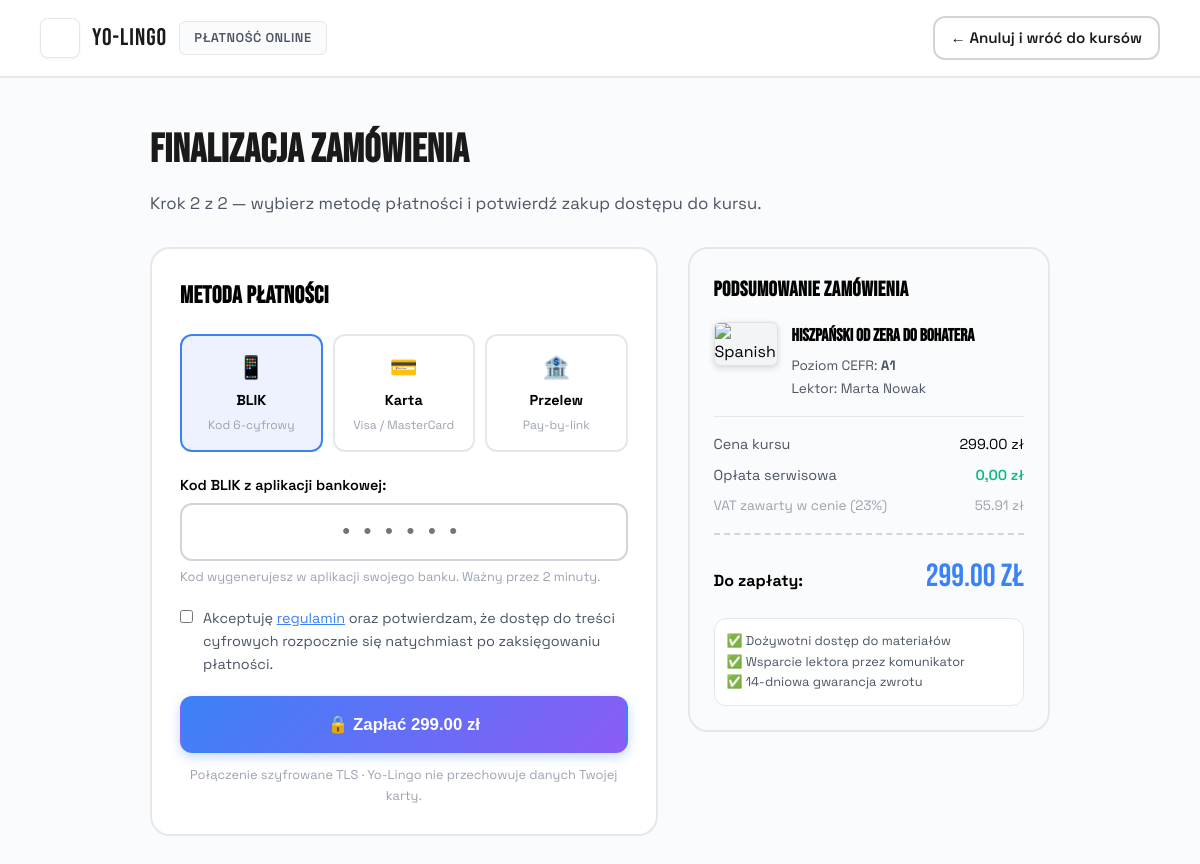
The page /course/checkout/1 (signed in) on the database its author committed.
### tables this page shows
CREATE TABLE courses (
    id INTEGER PRIMARY KEY AUTOINCREMENT,
    title VARCHAR(150) NOT NULL,
    language VARCHAR(50) NOT NULL,
    proficiency_level VARCHAR(5) CHECK(proficiency_level IN ('A1', 'A2', 'B1', 'B2', 'C1', 'C2')) NOT NULL,
    description TEXT,
    price DECIMAL(10, 2) NOT NULL,
    teacher_id INTEGER,
    is_active BOOLEAN DEFAULT 1,
    created_at TIMESTAMP DEFAULT CURRENT_TIMESTAMP,
    FOREIGN KEY (teacher_id) REFERENCES users(id) ON DELETE SET NULL
);

### app.py (the view)
@app.route('/course/checkout/<int:course_id>', methods=['GET'])
def checkout(course_id):
    if not session.get('user_id'):
        flash('Zaloguj się, aby kontynuować zakup.', 'danger')
        return redirect(url_for('login'))
    if session.get('role') != 'STUDENT':
        flash('Tylko konto słuchacza może zapisać się na kurs.', 'danger')
        return redirect(url_for('index'))
    db = get_db()
    course = db.execute('''
        SELECT c.*, u.first_name || " " || u.last_name AS teacher_name
        FROM courses c LEFT JOIN users u ON c.teacher_id = u.id
        WHERE c.id = ? AND c.is_active = 1''', (course_id,)).fetchone()
    if course is None:
        flash('Wybrany kurs jest niedostępny.', 'danger')
        return redirect(url_for('index'))
    already = db.execute('SELECT 1 FROM enrollments WHERE student_id = ? AND course_id = ?',
                         (session['user_id'], course_id)).fetchone()
    if already:
        flash('Masz już dostęp do tego kursu.', 'warning')
        return redirect(url_for('student_dashboard'))
    return render_template('checkout.html', course=course)

### app.py (called while the page is built)
def get_db():
    if 'db' not in g:
        g.db = sqlite3.connect(DATABASE)
        g.db.row_factory = sqlite3.Row
        g.db.execute("PRAGMA foreign_keys = ON")
    return g.db

### templates/checkout.html (shortened to what this page needs)
<!doctype html>
<html lang="pl">
<head>
  <link rel="stylesheet" href="/css/style.css">
</head>
<body class="mockup-body">
<div class="mockup-presentation">
  <div class="browser-mockup">
    <div class="browser-content dashboard-page">
      <div class="dashboard-topbar">
        <div class="dashboard-brand">
          <div class="logo-badge">YL</div>
          <div class="brand-text">Yo-Lingo</div>
          <span class="user-badge">Płatność online</span>
        </div>
        <a href="/" class="btn btn-outline" style="padding: 8px 16px;">← Anuluj i wróć do kursów</a>
      </div>
      <div class="dashboard-container" style="max-width: 980px;">
        <div class="welcome-text" style="margin-bottom: 30px;">
          <h1>Finalizacja zamówienia</h1>
          <p>Krok 2 z 2 — wybierz metodę płatności i potwierdź zakup dostępu do kursu.</p>
        </div>
        <div style="display: grid; grid-template-columns: 1.4fr 1fr; gap: 30px; align-items: start; font-family: var(--font-body);">
          <form method="POST" action="/course/enroll/{{ course.id }}" id="payment-form"
                style="background: var(--bg-card); border: 2px solid var(--border-light); border-radius: var(--radius-lg); padding: 28px;">
            <h2 style="font-family: var(--font-display); font-size: 1.5rem; margin-bottom: 18px; letter-spacing: 0.5px;">Metoda płatności</h2>
            <div style="display: grid; grid-template-columns: repeat(3, 1fr); gap: 10px; margin-bottom: 22px;">
              <label class="pay-opt" style="border: 2px solid var(--brand-primary); background: #eef2ff;">
                <div style="font-size: 1.4rem;">📱</div>
                <strong>BLIK</strong>
                <span style="font-size: 0.75rem; color: var(--text-muted);">Kod 6-cyfrowy</span>
              </label>
              <label class="pay-opt" style="border: 2px solid var(--border-light);">
                <div style="font-size: 1.4rem;">💳</div>
                <strong>Karta</strong>
                <span style="font-size: 0.75rem; color: var(--text-muted);">Visa / MasterCard</span>
              </label>
              <label class="pay-opt" style="border: 2px solid var(--border-light);">
                <div style="font-size: 1.4rem;">🏦</div>
                <strong>Przelew</strong>
                <span style="font-size: 0.75rem; color: var(--text-muted);">Pay-by-link</span>
              </label>
            </div>
            <div id="pay-blik" class="pay-fields">
              <label style="display:block; font-weight:600; margin-bottom:6px; font-size:0.9rem;">Kod BLIK z aplikacji bankowej:</label>
              <input type="text" name="blik_code" inputmode="numeric" pattern="\d{6}" maxlength="6"
                     placeholder="••••••" autocomplete="off"
                     style="width: 100%; padding: 14px; border: 2px solid var(--border-medium); border-radius: var(--radius); font-size: 1.4rem; letter-spacing: 8px; text-align: center; font-family: monospace;">
              <p style="font-size: 0.8rem; color: var(--text-muted); margin-top: 6px;">Kod wygenerujesz w aplikacji swojego banku. Ważny przez 2 minuty.</p>
            </div>
            <label style="display:flex; align-items:flex-start; gap:10px; margin: 20px 0; font-size: 0.9rem; color: var(--text-secondary);">
              <input type="checkbox" name="accept_terms" required style="margin-top: 3px;">
              <span>Akceptuję <a href="#" style="color: var(--brand-primary);">regulamin</a> oraz potwierdzam,
                że dostęp do treści cyfrowych rozpocznie się natychmiast po zaksięgowaniu płatności.</span>
            </label>
            <button type="submit" class="btn btn-primary btn-large" style="width: 100%;">
              🔒 Zapłać {{ "%.2f"|format(course.price) }} zł
            </button>
            <p style="text-align:center; font-size: 0.8rem; color: var(--text-muted); margin-top: 12px;">
              Połączenie szyfrowane TLS · Yo-Lingo nie przechowuje danych Twojej karty.
            </p>
          </form>
          <aside style="background: var(--bg-section); border: 2px solid var(--border-light); border-radius: var(--radius-lg); padding: 24px; position: sticky; top: 90px;">
            <h2 style="font-family: var(--font-display); font-size: 1.3rem; margin-bottom: 16px; letter-spacing: 0.5px;">Podsumowanie zamówienia</h2>
            <div style="display:flex; gap: 14px; padding-bottom: 16px; border-bottom: 1px solid var(--border-light); margin-bottom: 16px;">
              <img src="/css/flags/{{ course.language|lower }}.svg" alt="{{ course.language }}" class="flag-icon" style="flex-shrink:0;">
              <div>
                <h3 style="font-family: var(--font-display); font-size: 1.1rem; margin-bottom: 4px;">{{ course.title }}</h3>
                <p style="font-size: 0.85rem; color: var(--text-secondary); margin: 0;">Poziom CEFR: <strong>{{ course.proficiency_level }}</strong></p>
                <p style="font-size: 0.85rem; color: var(--text-secondary); margin: 2px 0 0;">Lektor: {{ course.teacher_name or 'System' }}</p>
              </div>
            </div>
            <div style="display:flex; justify-content:space-between; font-size: 0.9rem; margin-bottom: 8px;">
              <span style="color: var(--text-secondary);">Cena kursu</span>
              <span>{{ "%.2f"|format(course.price) }} zł</span>
            </div>
            <div style="display:flex; justify-content:space-between; font-size: 0.9rem; margin-bottom: 8px;">
              <span style="color: var(--text-secondary);">Opłata serwisowa</span>
              <span style="color: var(--success); font-weight: 600;">0,00 zł</span>
            </div>
            <div style="display:flex; justify-content:space-between; font-size: 0.85rem; color: var(--text-muted); margin-bottom: 16px;">
              <span>VAT zawarty w cenie (23%)</span>
              <span>{{ "%.2f"|format(course.price * 0.23 / 1.23) }} zł</span>
            </div>
            <div style="display:flex; justify-content:space-between; align-items:baseline; padding-top: 16px; border-top: 2px dashed var(--border-medium);">
              <strong style="font-size: 1rem;">Do zapłaty:</strong>
              <span style="font-family: var(--font-display); font-size: 2rem; color: var(--brand-primary);">{{ "%.2f"|format(course.price) }} zł</span>
            </div>
            <div style="margin-top: 16px; padding: 12px; background: white; border: 1px solid var(--border-light); border-radius: var(--radius); font-size: 0.8rem; color: var(--text-secondary);">
              ✅ Dożywotni dostęp do materiałów<br>
              ✅ Wsparcie lektora przez komunikator<br>
              ✅ 14-dniowa gwarancja zwrotu
            </div>
          </aside>
        </div>
      </div>
    </div>
  </div>
</div>
</body>
</html>

### css/style.css (style rules this page uses)
:root { --mockup-bg: #f5f7fa; --mockup-border: #e1e4e8; --mockup-text: #1a1a1a; --mockup-muted: #6b7280; --chrome-bg: #e8eaed; --chrome-dot-red: #ff5f57; --chrome-dot-yellow: #ffbd2e; --chrome-dot-green: #28ca42; --bg-main: #ffffff; --bg-section: #fafbfc; --bg-card: #ffffff; --brand-primary: #3b82f6; --brand-secondary: #8b5cf6; --brand-gradient: linear-gradient(135deg, #3b82f6 0%, #8b5cf6 100%); --text-primary: #1a1a1a; --text-secondary: #4b5563; --text-muted: #9ca3af; --border-light: #e5e7eb; --border-medium: #d1d5db; --success: #10b981; --warning: #f59e0b; --danger: #ef4444; --shadow-sm: 0 1px 3px rgba(0,0,0,0.06); --shadow-md: 0 4px 12px rgba(0,0,0,0.08); --shadow-lg: 0 10px 40px rgba(0,0,0,0.12); --shadow-mockup: 0 20px 60px rgba(0,0,0,0.15); --font-display: 'Bebas Neue', sans-serif; --font-body: 'Space Grotesk', system-ui, sans-serif; --radius: 12px; --radius-lg: 20px; }
* { box-sizing: border-box; margin: 0; padding: 0; }
html { font-size: 16px; }
body { font-family: var(--font-body); line-height: 1.6; -webkit-font-smoothing: antialiased; }
.mockup-body { background: var(--mockup-bg); padding: 40px 20px; min-height: 100vh; }
.mockup-presentation { max-width: 1600px; margin: 0 auto; }
.browser-mockup { background: var(--chrome-bg); border-radius: var(--radius-lg); box-shadow: var(--shadow-mockup); overflow: hidden; margin-bottom: 32px; }
.browser-content { background: var(--bg-main); min-height: 800px; }
.logo-badge { width: 40px; height: 40px; background: var(--brand-gradient); border-radius: 8px; display: flex; align-items: center; justify-content: center; color: white; font-weight: 700; font-size: 0.9rem; letter-spacing: 1px; }
.brand-text { font-family: var(--font-display); font-size: 1.5rem; color: var(--text-primary); letter-spacing: 1px; }
.btn { display: inline-block; padding: 12px 28px; border-radius: var(--radius); font-weight: 600; font-size: 0.95rem; text-decoration: none; cursor: pointer; border: 2px solid transparent; transition: all 0.3s ease; text-align: center; }
.btn-primary { background: var(--brand-gradient); color: white; box-shadow: 0 4px 12px rgba(59, 130, 246, 0.3); }
.btn-outline { background: transparent; color: var(--text-primary); border-color: var(--border-medium); }
.btn-large { padding: 16px 40px; font-size: 1.05rem; }
.dashboard-page { background: var(--bg-section); min-height: 900px; }
.dashboard-topbar { background: var(--bg-card); border-bottom: 2px solid var(--border-light); padding: 16px 40px; display: flex; justify-content: space-between; align-items: center; }
.dashboard-brand { display: flex; align-items: center; gap: 12px; }
.user-badge { padding: 6px 14px; background: var(--bg-section); border: 1px solid var(--border-light); border-radius: 6px; font-size: 0.8rem; font-weight: 600; color: var(--text-secondary); text-transform: uppercase; letter-spacing: 0.5px; }
.dashboard-container { max-width: 1400px; margin: 0 auto; padding: 40px; }
.welcome-text h1 { font-family: var(--font-display); font-size: 2.5rem; color: var(--text-primary); margin-bottom: 8px; letter-spacing: 0.5px; }
.welcome-text p { color: var(--text-secondary); font-size: 1.05rem; }
.mockup-body { background: var(--bg-main); padding: 0; min-height: 100vh; }
.mockup-presentation { max-width: none; margin: 0; }
.browser-mockup { background: transparent; border-radius: 0; box-shadow: none; overflow: visible; margin-bottom: 0; }
.browser-content { min-height: auto; }
.login-page, .dashboard-page { min-height: 100vh; }
.logo-badge { background: #fff url("/css/logo.png") center/cover no-repeat; color: transparent; font-size: 0; border: 1px solid var(--border-light); box-shadow: var(--shadow-sm); }
.flag-icon { display: inline-block; width: 64px; height: 44px; border-radius: 6px; box-shadow: 0 2px 6px rgba(0,0,0,0.15); border: 1px solid rgba(0,0,0,0.08); object-fit: cover; background: #f3f4f6; vertical-align: middle; }

### templates/checkout.html (style rules this page uses)
.pay-opt { display: flex; flex-direction: column; align-items: center; gap: 4px; padding: 14px 8px; border-radius: var(--radius); cursor: pointer; background: white; transition: all 0.15s ease; text-align: center; }
.pay-opt strong { font-size: 0.9rem; }

### rows shown on the page
courses: price "299.00", title "Hiszpański od zera do bohatera", proficiency_level "A1", course.price*0.23/1.23 "55.91"

### other values the page prints
{{ course.teacher_name or 'System' }} "Marta Nowak"
